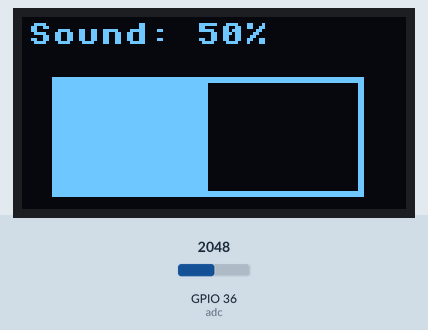
A program run on a simulated ESP32 board running MicroPython. Shown: 128×64 one-colour display. Inputs (shaded band) come from the test bench; at power-on: GPIO 36 (adc) = 2048 (analog values on the 0–4095 scale). What the program prints to the serial console is not drawn.

Above: at 1.2 s.
1.3 s: GPIO 36 (adc) set to 2866
At 2.0 s:
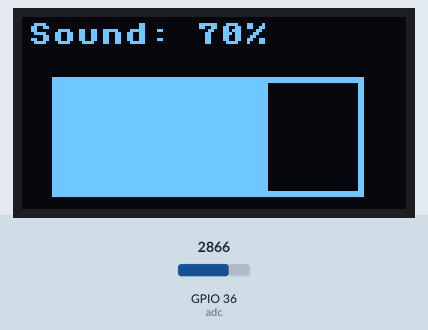
3.0 s: GPIO 36 (adc) set to 3603
At 4.4 s:
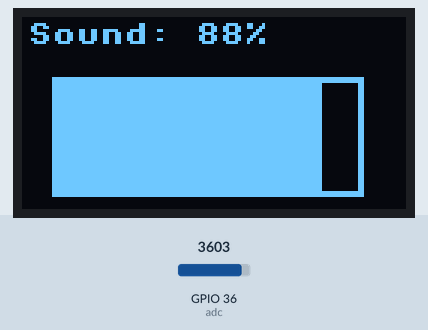
4.8 s: GPIO 36 (adc) set to 4095
At 5.6 s:
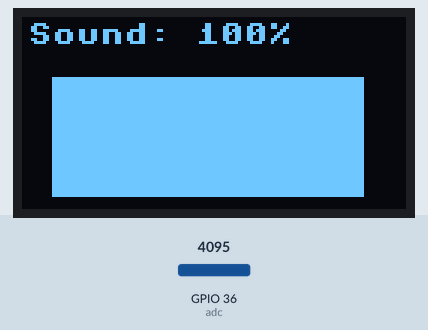
Timing chart, 0 to 7.8 s (numbered marks = the images above; inputs shaded):
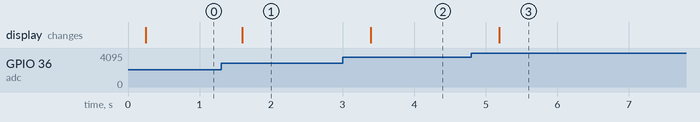

The program:

sound_sensor.py
```python
from machine import Pin, I2C
from machine import ADC
import time
import machine
import ssd1306

i2c = machine.I2C(1, scl = machine.Pin(22), sda = machine.Pin(21), freq = 400000)
oled = ssd1306.SSD1306_I2C(128, 64, i2c)
adc = ADC(Pin(36))
adc.atten(ADC.ATTN_11DB)
while True:
    i = adc.read()
    print(i)
    n = round(i/4095*100)
    print(n)
    time.sleep(0.2)
    oled.fill(0)
    oled.text('Sound: '+ str(n) + '%', 2, 2, 1)
    oled.fill_rect(10, 20, 104, 40, 1)
    oled.fill_rect(12+n, 22, (100-n), 36, 0)
    oled.show()
```

Measured:
- after the input at 1.3 s, the display: changes after 0.30 s (image 1)
- after the input at 3.0 s, the display: changes after 0.39 s (image 2)
- after the input at 4.8 s, the display: changes after 0.39 s (image 3)
